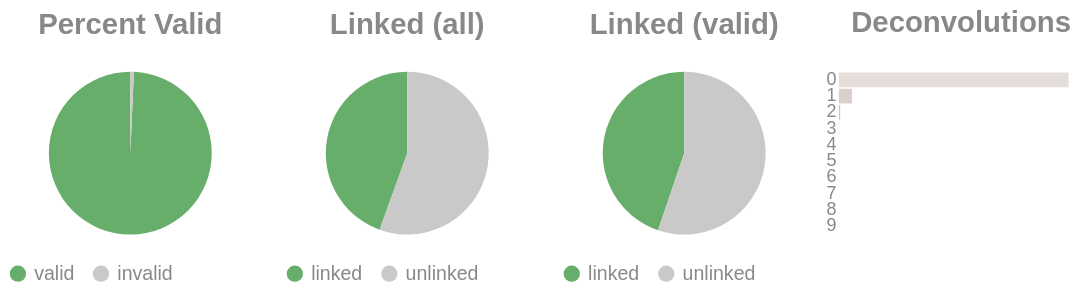

The notebook cell saved with this chart:
### Code cell
if SKIPLR:
    pass
else:
    clash = Counter()
    for i in valids['molecule'].to_list():
        _mol = i.split("-")
        if len(_mol) == 1:
            clash.update('0')
        else:
            clash.update(_mol[-1])

    _d = {"deconvolutions": [], 'count': []}
    for k,v in clash.items():
        _d['deconvolutions'].append(k)
        _d['count'].append(v)

    tot_valid = valids['reads'].sum()
    mask = valids['reads'] >= 2
    n_linked_reads = valids.filter(mask)['reads'].sum()
    if n_linked_reads == 0:
        print_html("No linked molecules (>=2 reads) were detected; skipping linked-only distributions.")
        SKIPLR = True
    else:
        perc_valid = round(tot_valid / n_reads, 4)
        linked_perc_abs = round(n_linked_reads / n_reads, 4)
        linked_perc = round(n_linked_reads / tot_valid, 4)

    _valid = pl.DataFrame({"valids": ['valid', 'invalid'], "count": [tot_valid, n_reads - tot_valid]})
    _linked_abs = pl.DataFrame({"linked (absolute)": ['linked', 'unlinked'], "count": [n_linked_reads, n_reads - n_linked_reads]})
    _linked_rel = pl.DataFrame({"linked (valids)": ['linked', 'unlinked'], "count": [n_linked_reads, tot_valid - n_linked_reads]})

    (
        alt.hconcat(
            piechart(_valid, goodval = 'valid', title = "Percent Valid"),
            piechart(_linked_abs, goodval = "linked", title =  "Linked (all)"),
            piechart(_linked_rel, goodval = "linked", title =  "Linked (valid)"),
            convolutionbar(pl.DataFrame(_d), title = "Deconvolutions"),
            center = True,
            bounds = 'flush'
        )
        .resolve_scale(color='independent')
        .resolve_legend('independent')
        .properties(usermeta={'embedOptions': {"actions": False}})
    ).display()

### Figure 1 — Vega-Lite specification as saved in the notebook (floating-point values rounded to 4 significant figures)
{"width": "container", "height": 400, "config": {"title": {"anchor": "start", "dy": -15, "fontSize": 18, "color": "#888888", "subtitleColor": "#888888", "subtitleFontSize": 14}, "arc": {"fill": "#0072B2"}, "axis": {"domainColor": "#888888", "domainWidth": 0.5, "gridWidth": 0.2, "grid": false, "titleFontWeight": 400, "titleFontSize": 15, "labelFontSize": 11, "labelColor": "#888888", "tickColor": "#888888", "tickWidth": 0.2, "titleColor": "#888888"}, "axisBand": {"grid": false}, "axisX": {"grid": true, "tickSize": 10, "domainCap": "round"}, "axisY": {"domain": false, "grid": true, "tickSize": 0, "domainCap": "round"}, "background": "transparent", "header": {"labelFontSize": 15, "labelColor": "#888888", "titleFontSize": 15, "titleFontWeight": 600, "titleColor": "#888888"}, "legend": {"labelFont": "sans-serif", "labelFontSize": 12, "labelColor": "#888888", "symbolSize": 100, "symbolType": "circle", "titleFontSize": 12, "titlePadding": 10, "titleColor": "#888888", "title": null}, "range": {"category": ["#E69F00", "#56B4E9", "#009E73", "#F0E442", "#0072B2", "#D55E00", "#CC79A7", "#000000"], "diverging": ["#cfe8f3", "#a2d4ec", "#73bfe2", "#46abdb", "#1696d2", "#12719e"]}, "area": {"fill": "#0072B2", "fillOpacity": 0.7, "line": true, "strokeOpacity": 0.7}, "line": {"color": "#0072B2", "stroke": "#0072B2", "strokeWidth": 2}, "trail": {"color": "#0072B2", "stroke": "#0072B2", "strokeWidth": 0, "size": 1}, "point": {"filled": true, "fillOpacity": 1.0, "size": 95}, "text": {"color": "#888888", "fontSize": 11, "align": "right", "fontWeight": 400, "size": 11}, "bar": {"fill": "#0072B2", "stroke": null}, "view": {"stroke": null, "continuousWidth": 660, "continuousHeight": 400}}, "hconcat": [{"data": {"name": "data-472d56bf498bfb0b6244531b81bb0646"}, "mark": {"type": "arc"}, "encoding": {"color": {"field": "valids", "legend": {"orient": "bottom", "title": null}, "scale": {"domain": ["valid", "invalid"], "range": ["#68ae6b", "#C9C9C9"]}, "title": "Valids", "type": "nominal"}, "theta": {"field": "count", "type": "quantitative"}, "tooltip": [{"field": "valids", "title": "Valids", "type": "ordinal"}, {"field": "percent", "format": ".2%", "title": "Percent", "type": "quantitative"}, {"field": "count", "title": "Count", "type": "quantitative"}]}, "height": 100, "title": {"text": "Percent Valid", "align": "center", "anchor": "middle"}, "transform": [{"calculate": "datum.count / 14148249", "as": "percent"}], "width": 150}, {"data": {"name": "data-175e3f54835d0eaa2f2d81726161d9e9"}, "mark": {"type": "arc"}, "encoding": {"color": {"field": "linked (absolute)", "legend": {"orient": "bottom", "title": null}, "scale": {"domain": ["linked", "unlinked"], "range": ["#68ae6b", "#C9C9C9"]}, "title": "Linked (Absolute)", "type": "nominal"}, "theta": {"field": "count", "type": "quantitative"}, "tooltip": [{"field": "linked (absolute)", "title": "Linked (Absolute)", "type": "ordinal"}, {"field": "percent", "format": ".2%", "title": "Percent", "type": "quantitative"}, {"field": "count", "title": "Count", "type": "quantitative"}]}, "height": 100, "title": {"text": "Linked (all)", "align": "center", "anchor": "middle"}, "transform": [{"calculate": "datum.count / 14148249", "as": "percent"}], "width": 150}, {"data": {"name": "data-bf605fc20db048f5c9b82bb5584c6f38"}, "mark": {"type": "arc"}, "encoding": {"color": {"field": "linked (valids)", "legend": {"orient": "bottom", "title": null}, "scale": {"domain": ["linked", "unlinked"], "range": ["#68ae6b", "#C9C9C9"]}, "title": "Linked (Valids)", "type": "nominal"}, "theta": {"field": "count", "type": "quantitative"}, "tooltip": [{"field": "linked (valids)", "title": "Linked (Valids)", "type": "ordinal"}, {"field": "percent", "format": ".2%", "title": "Percent", "type": "quantitative"}, {"field": "count", "title": "Count", "type": "quantitative"}]}, "height": 100, "title": {"text": "Linked (valid)", "align": "center", "anchor": "middle"}, "transform": [{"calculate": "datum.count / 14049332", "as": "percent"}], "width": 150}, {"data": {"name": "data-7da1750f0336c131bbb7a2cce13fc85f"}, "mark": {"type": "bar"}, "encoding": {"color": {"field": "deconvolutions", "legend": null, "scale": {"scheme": "lightgreyred"}, "type": "nominal"}, "tooltip": [{"field": "deconvolutions", "title": "Deconvolutions", "type": "ordinal"}, {"field": "percent", "format": ".2%", "title": "Percent", "type": "quantitative"}, {"field": "count", "title": "Count", "type": "quantitative"}], "x": {"axis": null, "field": "count", "type": "quantitative"}, "y": {"field": "deconvolutions", "sort": "ascending", "title": null, "type": "nominal"}}, "height": 100, "title": {"text": "Deconvolutions", "align": "center", "anchor": "middle"}, "transform": [{"calculate": "datum.count / 9990551", "as": "percent"}], "width": 150}], "bounds": "flush", "center": true, "resolve": {"legend": {"angle": "independent"}, "scale": {"color": "independent"}}, "usermeta": {"embedOptions": {"actions": false}}, "$schema": "https://vega.github.io/schema/vega-lite/v6.1.0.json", "datasets": {"data-472d56bf498bfb0b6244531b81bb0646": [{"valids": "valid", "count": 14049332}, {"valids": "invalid", "count": 98917}], "data-175e3f54835d0eaa2f2d81726161d9e9": [{"linked (absolute)": "linked", "count": 6293730}, {"linked (absolute)": "unlinked", "count": 7854519}], "data-bf605fc20db048f5c9b82bb5584c6f38": [{"linked (valids)": "linked", "count": 6293730}, {"linked (valids)": "unlinked", "count": 7755602}], "data-7da1750f0336c131bbb7a2cce13fc85f": [{"deconvolutions": "0", "count": 9398172}, {"deconvolutions": "1", "count": 536460}, {"deconvolutions": "2", "count": 49496}, {"deconvolutions": "3", "count": 5594}, {"deconvolutions": "4", "count": 701}, {"deconvolutions": "5", "count": 105}, {"deconvolutions": "6", "count": 16}, {"deconvolutions": "7", "count": 5}, {"deconvolutions": "8", "count": 1}, {"deconvolutions": "9", "count": 1}]}}
